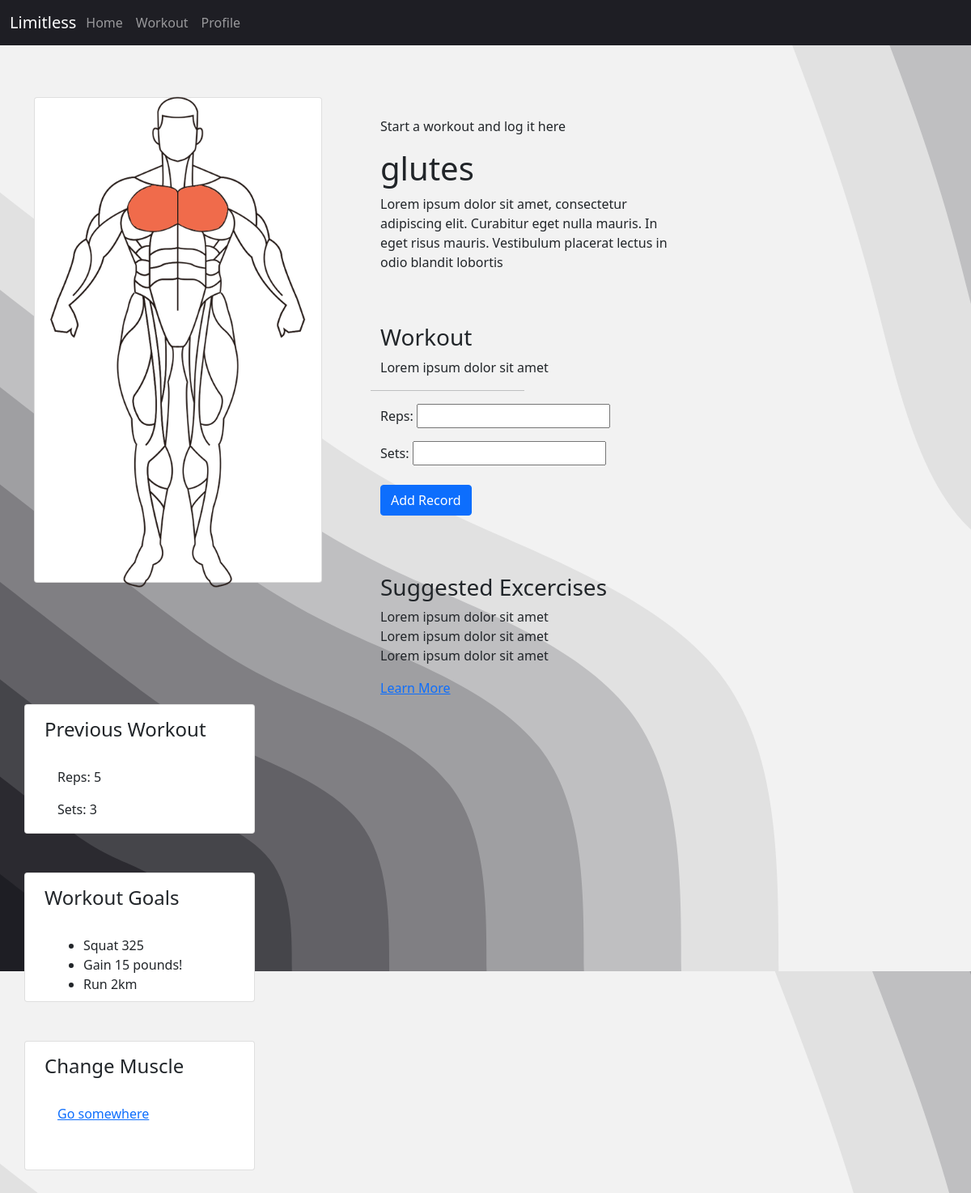
The app's page /workout/glutes/glutes/ (signed in) with its own data.
### homepage/models.py (models this page shows, shortened)
class WorkoutRecord(models.Model):
    user = models.ForeignKey(User, on_delete=models.CASCADE)
    username = models.CharField(max_length=150)
    workout_type = models.CharField(max_length=20)
    reps = models.IntegerField()
    sets = models.IntegerField()
    created_at = models.DateTimeField(auto_now_add=True)

class Goal(models.Model):
    user = models.ForeignKey(User, on_delete=models.CASCADE)
    description = models.TextField()
    target_sets = models.IntegerField(default=0)
    completed_sets = models.IntegerField(default=0)
    target_workouts = models.IntegerField(default=0)
    completed_workouts = models.IntegerField(default=0)
    created_at = models.DateTimeField(auto_now_add=True)
    completed = models.BooleanField(default=False)  # New field to track completion

### homepage/views.py (the view)
# urls.py: path('workout/glutes/<str:muscle>/', glutes_workout, name='glutes_workout'),
@login_required
def glutes_workout(request, muscle):
    recent_workout = WorkoutRecord.objects.filter(user=request.user, workout_type=muscle).order_by('-created_at').first()
    incomplete_goals = Goal.objects.filter(user=request.user, completed=False).order_by('-created_at')[:3]
    return handle_workout_request(request, muscle, recent_workout, incomplete_goals)

### homepage/forms.py
class WorkoutRecordForm(forms.ModelForm):
    class Meta:
        model = WorkoutRecord
        exclude = ['workout_type','username','user']

### homepage/views.py (called while the page is built)
def handle_workout_request(request, muscle, recent_workout=None, incomplete_goals=None):
    if request.method == 'POST':
        form = WorkoutRecordForm(request.POST)
        if form.is_valid():
            save_workout_record(request.user, muscle, form)
            return redirect('success_page')
    else:
        form = WorkoutRecordForm()
    return render(request, f'workouts/{muscle}_workout.html', {'form': form, 'recent_workout': recent_workout, 'incomplete_goals': incomplete_goals})

### homepage/templates/workouts/glutes_workout.html (shortened to what this page needs)
{% load static %}
<!DOCTYPE html>
<html lang="en">
<head>
    <link rel="stylesheet" href="https://cdn.jsdelivr.net/npm/bootstrap@5.0.0/dist/css/bootstrap.min.css">
    <link rel="stylesheet" href="{% static 'workouts/workout.css' %}">
    <link rel="stylesheet" href="{% static 'navbar/navbar.css' %}">
</head>
<body>
    <nav class="navbar navbar-expand-lg navbar-dark">
        <div class="container-fluid">
            <a class="navbar-brand" href="#">Limitless</a>
            <div class="collapse navbar-collapse" id="navbarNav">
                <div class="row">
                    <ul class="navbar-nav">
                        <li class="nav-item active">
                            <a class="nav-link" href="{% url 'home' %}">Home</a>
                        </li>
                        <li class="nav-item active">
                            <a class="nav-link" href="#">Workout</a>
                        </li>
                        <li class="nav-item active">
                            <a class="nav-link" href="#">Profile</a>
                        </li>
                    </ul>
                </div>
            </div>
        </div>
    </nav>
    <div class="container w-100 mt-4">
        <div class="row" style="margin-top: 8vh;">
            <div class="col-md-4" >
                <div class="card photo-card">
                    <div class="card-body">
                        <div class="col-auto">
                            <img id="muscle-img" src="{% static 'workouts/CHEST.png' %}" alt="Chest Image"
                                width="100%">
                        </div>
                    </div>
                </div>
            </div>
            <div class="col-md-4 ml-4" style="margin-left: 3rem; margin-right: 3rem;">
                <div class="row mt-4 mb-5">
                    <p>Start a workout and log it here</p>
                    <h1>glutes</h1>
                    <p>Lorem ipsum dolor sit amet, consectetur adipiscing elit. Curabitur eget nulla mauris. In eget risus mauris. Vestibulum placerat lectus in odio blandit lobortis  </p>
                </div>
                <div class="row">
                    <h3>Workout</h3>
                    <p>Lorem ipsum dolor sit amet</p>
                    <hr style="width:50%;text-align:left;margin-left:2">
                    <form method="post" action="{% url 'glutes_workout' muscle='glutes' %}">
                        {{ form.as_p }}
                        <div class="row mt-4">
                            <div class="col">
                                <button type="submit" class="btn btn-primary">Add Record</button>
                            </div>
                        </div>
                    </form>
                </div>
                <div class="row" style="margin-top: 9vh;">
                    <h3>Suggested Excercises</h3>
                    <ul class="list-unstyled">
                        <li>Lorem ipsum dolor sit amet</li>
                        <li>Lorem ipsum dolor sit amet</li>
                        <li>Lorem ipsum dolor sit amet</li>
                    </ul>
                    <a href="#">Learn More</a>
                </div>
            </div>
            <div class="col-md-3">
                <div class="row mb-5 mt-2">
                    <div class="card side-card" style="padding-left: 1.5rem;">
                        <div class="card-title mt-3 ml-3"><h4>Previous Workout</h4></div>
                        <div class="card-body">
                            {% if recent_workout %}
                                <p>Reps: {{ recent_workout.reps }}</p>
                                <p>Sets: {{ recent_workout.sets }}</p>
                            {% else %}
                                <p>No previous workout recorded.</p>
                            {% endif %}
                        </div>
                    </div>
                </div>
                <div class="row mb-5">
                    <div class="card side-card" style="padding-left: 1.5rem;">
                        <div class="card-title mt-3 ml-3"><h4>Workout Goals</h4></div>
                        <div class="card-body">
                            <ul>
                                {% for goal in incomplete_goals %}
                                <li>{{ goal.description }}</li>
                                {% endfor %}
                            </ul>
                        </div>
                    </div>
                </div>
                <div class="row mb-5">
                    <div class="card side-card" style="padding-left: 1.5rem;">
                        <div class="card-title mt-3 ml-3"><h4>Change Muscle</h4></div>
                        <div class="card-body">
                            <a href="{% url 'home' %}" class="stretched-link card-link">Go somewhere</a>
                        </div>
                    </div>
                </div>
            </div>
        </div>
    </div>
</body>
</html>

### homepage/static/workouts/workout.css (style rules this page uses)
body { background-image: url(../background.svg); }
.photo-card { height: 75vh; justify-content: center; }
.side-card { height: 20vh; }

### homepage/static/navbar/navbar.css (style rules this page uses)
.navbar { background: #1e1e24; }

### records on screen
WorkoutRecord: reps "5", sets "3"
Goal: description "Squat 325"
Goal: description "Gain 15 pounds!"
Goal: description "Run 2km"
